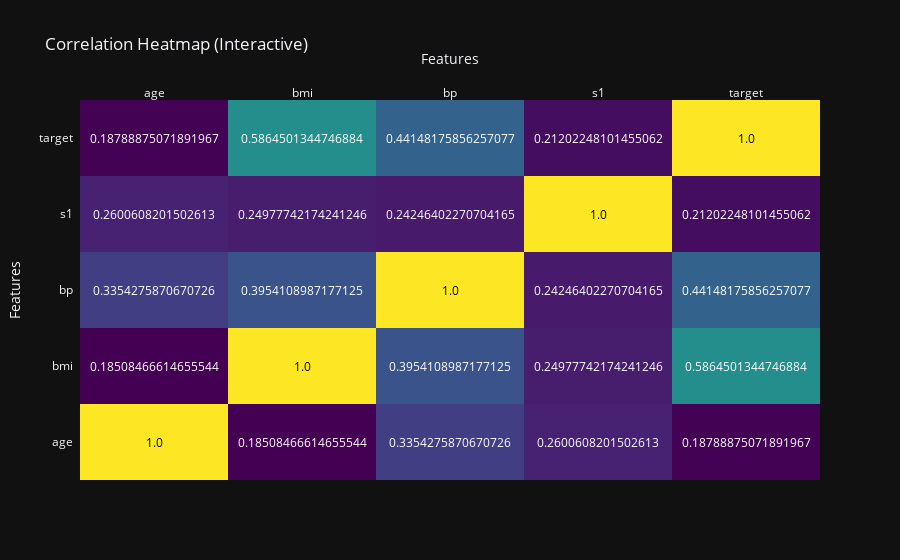
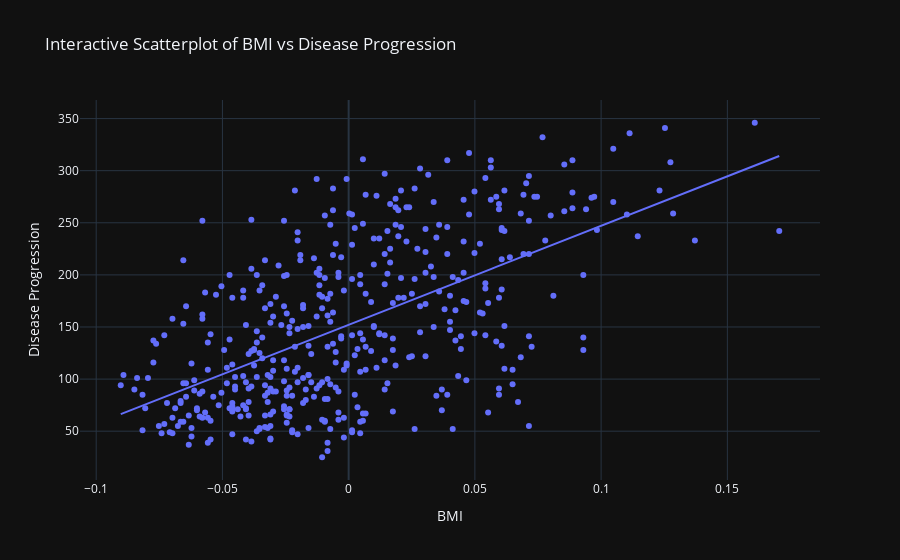
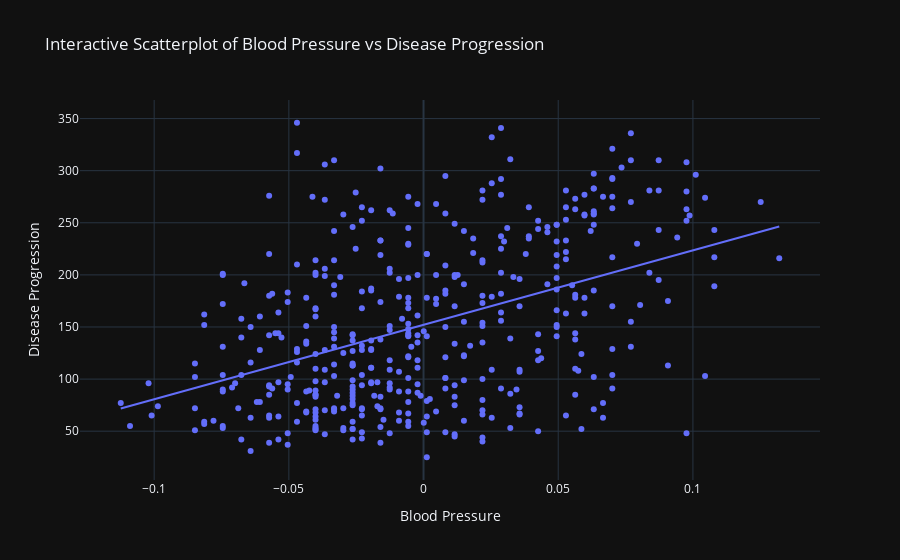
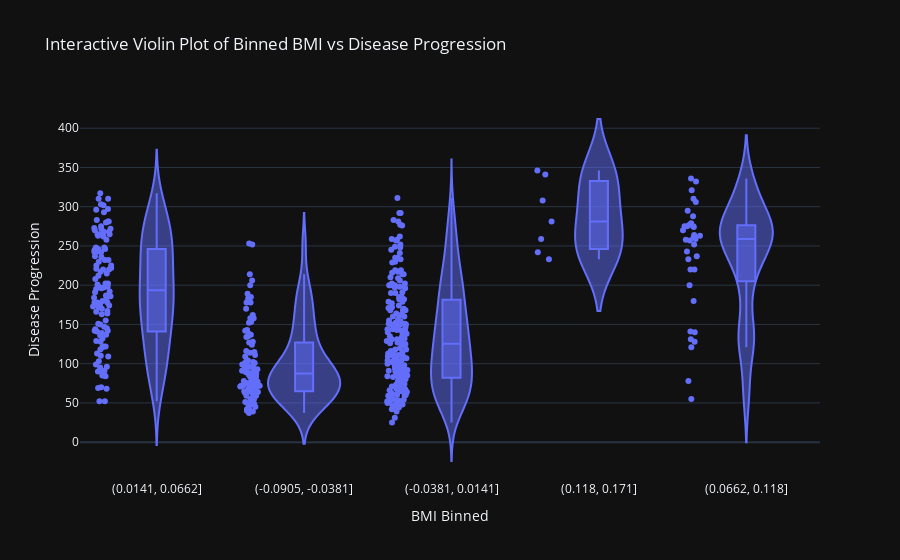

Notebook cell for these charts, in order:
### Markdown cell above
![diabetes](https://media.healthdirect.org.au/images/inline/original/type-2-diabetes-49a3ee.jpg)

<div style="border: 1px solid #4CAF50; padding: 10px; border-radius: 5px;">
    <h2 style="color: #4CAF50;">Pre-Class Assignment (PCA) Instructions</h2>
</div>


# 

This assignment is due by **midnight on Wednesday**. The goal is to explore the diabetes dataset in preparation for the **In-Class Assignment (ICA)** on Thursday. 

### Instructions:
1. **Explore the Dataset**: Take some time to understand the data, the key features, and how the target variable (disease progression) behaves.
   
2. **Prepare for Role Playing**: Imagine you work at a company, and you’ve been tasked with analyzing and presenting this dataset to stakeholders. Consider:
   - **Who is your audience**? (e.g., older generation, Gen-Z, millennials, or a mixed audience)
   - **Invent a setting**: Is this for a drug company, a health education seminar, or another industry?
   - **What are the plot twists**? Which trends or surprising insights will make your story more engaging?
   - **Best visualizations**: Based on your audience and setting, what are the most effective ways to visualize the data? Which plots from the EDA stand out, or what additional visualizations might you create?
   - **Delivery**: How would you structure your presentation to convey the story to your audience clearly and persuasively?

3. **Read the ICA Instructions**: Make sure you review the instructions for the in-class assignment on Thursday to understand how this pre-work will fit into the larger activity. Those instructions are included with this PCA.

4. **Submit a Summary**: By Wednesday night, submit a short summary (half a page) of your observations and ideas. This should include:
   - Key insights from the dataset
   - Ideas for your role-playing scenario (audience, setting, visualizations)
   - Your name!

This summary will count toward your ICA grade. Put all of your answers into a markdown cell at the bottom of this notebook and turn that in. 

### A Brief Introduction to Diabetes:
Diabetes is a chronic condition that affects how your body turns food into energy. It occurs when the pancreas doesn't produce enough insulin or the body can’t use insulin effectively. Over time, high blood sugar levels can lead to serious health complications like heart disease, vision loss, and kidney disease. Understanding the factors that contribute to diabetes progression can help inform treatment plans and preventative measures.

In this dataset, you’ll be exploring health-related variables such as BMI, blood pressure, and glucose levels to understand their relationship with the progression of diabetes over time.

### Code cell
# Import necessary libraries
import pandas as pd
import plotly.express as px
import plotly.figure_factory as ff
import numpy as np
from sklearn.datasets import load_diabetes
import plotly.graph_objs as go

# Load the diabetes dataset and convert to a DataFrame
diabetes = load_diabetes()

diabetes_df = pd.DataFrame(data=diabetes.data, columns=diabetes.feature_names)
diabetes_df['target'] = diabetes.target

# Reduce the number of features for pair plot and focus on key variables
selected_features = ['age', 'bmi', 'bp', 's1', 'target']  # Focus on these variables

# 1. Correlation Heatmap (Interactive)
correlation_matrix = diabetes_df[selected_features].corr().values
fig_heatmap = ff.create_annotated_heatmap(
    z=correlation_matrix,
    x=selected_features,
    y=selected_features,
    colorscale='Viridis'
)
fig_heatmap.update_layout(
    title="Correlation Heatmap (Interactive)",
    xaxis_title="Features",
    yaxis_title="Features"
)
fig_heatmap.show()

# 2. Interactive Scatterplot of BMI vs Target with Regression Line
fig_scatter_bmi = px.scatter(diabetes_df, x='bmi', y='target', trendline='ols',
                             labels={'bmi':'BMI', 'target':'Disease Progression'},
                             title="Interactive Scatterplot of BMI vs Disease Progression")
fig_scatter_bmi.show()

# 3. Interactive Scatterplot of Blood Pressure vs Target with Regression Line
fig_scatter_bp = px.scatter(diabetes_df, x='bp', y='target', trendline='ols',
                            labels={'bp':'Blood Pressure', 'target':'Disease Progression'},
                            title="Interactive Scatterplot of Blood Pressure vs Disease Progression")
fig_scatter_bp.show()

# 4. Bin BMI and Blood Pressure for better categorical comparison in violin plots
diabetes_df['bmi_binned'] = pd.cut(diabetes_df['bmi'], bins=5)
diabetes_df['bp_binned'] = pd.cut(diabetes_df['bp'], bins=5)

# Convert the binned intervals to strings for compatibility with Plotly
diabetes_df['bmi_binned'] = diabetes_df['bmi_binned'].astype(str)
diabetes_df['bp_binned'] = diabetes_df['bp_binned'].astype(str)

# 5. Interactive Violin Plot for Binned BMI vs Target
fig_violin_bmi = px.violin(diabetes_df, x='bmi_binned', y='target', box=True, points='all',
                           labels={'bmi_binned':'BMI Binned', 'target':'Disease Progression'},
                           title="Interactive Violin Plot of Binned BMI vs Disease Progression")
fig_violin_bmi.show()

# 6. Interactive Violin Plot for Binned Blood Pressure vs Target
fig_violin_bp = px.violin(diabetes_df, x='bp_binned', y='target', box=True, points='all',
                          labels={'bp_binned':'Blood Pressure Binned', 'target':'Disease Progression'},
                          title="Interactive Violin Plot of Binned Blood Pressure vs Disease Progression")
fig_violin_bp.show()


# Pair Plot with Reduced Features (Ensure only numeric features are used)
numeric_features = ['age', 'bmi', 'bp', 's1', 'target']  # Focus on numeric features only

fig_splom = go.Figure(data=go.Splom(
    dimensions=[dict(label=col, values=diabetes_df[col]) for col in numeric_features],
    showupperhalf=False,  # Only show the lower half of the matrix
    diagonal_visible=False  # Hide diagonal subplots
))

fig_splom.update_layout(
    title="Scatter Plot Matrix of Selected Numeric Features",
    dragmode='select',
    width=800,
    height=800
)

fig_splom.show()

### Figure 1 — Plotly figure (JSON) as saved in the notebook; plotly's stock layout.template omitted (floating-point values rounded to 4 significant figures)
{"data": [{"colorscale": [[0.0, "#440154"], [0.1111, "#482878"], [0.2222, "#3e4989"], [0.3333, "#31688e"], [0.4444, "#26828e"], [0.5556, "#1f9e89"], [0.6667, "#35b779"], [0.7778, "#6ece58"], [0.8889, "#b5de2b"], [1.0, "#fde725"]], "reversescale": false, "showscale": false, "x": ["age", "bmi", "bp", "s1", "target"], "y": ["age", "bmi", "bp", "s1", "target"], "z": [[1.0, 0.1851, 0.3354, 0.2601, 0.1879], [0.1851, 1.0, 0.3954, 0.2498, 0.5865], [0.3354, 0.3954, 1.0, 0.2425, 0.4415], [0.2601, 0.2498, 0.2425, 1.0, 0.212], [0.1879, 0.5865, 0.4415, 0.212, 1.0]], "type": "heatmap"}], "layout": {"annotations": [{"font": {"color": "#000000"}, "showarrow": false, "text": "1.0", "x": "age", "xref": "x", "y": "age", "yref": "y"}, {"font": {"color": "#FFFFFF"}, "showarrow": false, "text": "0.18508466614655544", "x": "bmi", "xref": "x", "y": "age", "yref": "y"}, {"font": {"color": "#FFFFFF"}, "showarrow": false, "text": "0.3354275870670726", "x": "bp", "xref": "x", "y": "age", "yref": "y"}, {"font": {"color": "#FFFFFF"}, "showarrow": false, "text": "0.2600608201502613", "x": "s1", "xref": "x", "y": "age", "yref": "y"}, {"font": {"color": "#FFFFFF"}, "showarrow": false, "text": "0.18788875071891967", "x": "target", "xref": "x", "y": "age", "yref": "y"}, {"font": {"color": "#FFFFFF"}, "showarrow": false, "text": "0.18508466614655544", "x": "age", "xref": "x", "y": "bmi", "yref": "y"}, {"font": {"color": "#000000"}, "showarrow": false, "text": "1.0", "x": "bmi", "xref": "x", "y": "bmi", "yref": "y"}, {"font": {"color": "#FFFFFF"}, "showarrow": false, "text": "0.3954108987177125", "x": "bp", "xref": "x", "y": "bmi", "yref": "y"}, {"font": {"color": "#FFFFFF"}, "showarrow": false, "text": "0.24977742174241246", "x": "s1", "xref": "x", "y": "bmi", "yref": "y"}, {"font": {"color": "#FFFFFF"}, "showarrow": false, "text": "0.5864501344746884", "x": "target", "xref": "x", "y": "bmi", "yref": "y"}, {"font": {"color": "#FFFFFF"}, "showarrow": false, "text": "0.3354275870670726", "x": "age", "xref": "x", "y": "bp", "yref": "y"}, {"font": {"color": "#FFFFFF"}, "showarrow": false, "text": "0.3954108987177125", "x": "bmi", "xref": "x", "y": "bp", "yref": "y"}, {"font": {"color": "#000000"}, "showarrow": false, "text": "1.0", "x": "bp", "xref": "x", "y": "bp", "yref": "y"}, {"font": {"color": "#FFFFFF"}, "showarrow": false, "text": "0.24246402270704165", "x": "s1", "xref": "x", "y": "bp", "yref": "y"}, {"font": {"color": "#FFFFFF"}, "showarrow": false, "text": "0.44148175856257077", "x": "target", "xref": "x", "y": "bp", "yref": "y"}, {"font": {"color": "#FFFFFF"}, "showarrow": false, "text": "0.2600608201502613", "x": "age", "xref": "x", "y": "s1", "yref": "y"}, {"font": {"color": "#FFFFFF"}, "showarrow": false, "text": "0.24977742174241246", "x": "bmi", "xref": "x", "y": "s1", "yref": "y"}, {"font": {"color": "#FFFFFF"}, "showarrow": false, "text": "0.24246402270704165", "x": "bp", "xref": "x", "y": "s1", "yref": "y"}, {"font": {"color": "#000000"}, "showarrow": false, "text": "1.0", "x": "s1", "xref": "x", "y": "s1", "yref": "y"}, {"font": {"color": "#FFFFFF"}, "showarrow": false, "text": "0.21202248101455062", "x": "target", "xref": "x", "y": "s1", "yref": "y"}, {"font": {"color": "#FFFFFF"}, "showarrow": false, "text": "0.18788875071891967", "x": "age", "xref": "x", "y": "target", "yref": "y"}, {"font": {"color": "#FFFFFF"}, "showarrow": false, "text": "0.5864501344746884", "x": "bmi", "xref": "x", "y": "target", "yref": "y"}, {"font": {"color": "#FFFFFF"}, "showarrow": false, "text": "0.44148175856257077", "x": "bp", "xref": "x", "y": "target", "yref": "y"}, {"font": {"color": "#FFFFFF"}, "showarrow": false, "text": "0.21202248101455062", "x": "s1", "xref": "x", "y": "target", "yref": "y"}, {"font": {"color": "#000000"}, "showarrow": false, "text": "1.0", "x": "target", "xref": "x", "y": "target", "yref": "y"}], "xaxis": {"dtick": 1, "gridcolor": "rgb(0, 0, 0)", "side": "top", "ticks": "", "title": {"text": "Features"}}, "yaxis": {"dtick": 1, "ticks": "", "ticksuffix": "  ", "title": {"text": "Features"}}, "title": {"text": "Correlation Heatmap (Interactive)"}}}

### Figure 2 — Plotly figure (JSON) as saved in the notebook; plotly's stock layout.template omitted (floating-point values rounded to 4 significant figures; data arrays with more than 128 entries replaced by an {"elided": "..."} marker saying what was removed)
{"data": [{"hovertemplate": "BMI=%{x}<br>Disease Progression=%{y}<extra></extra>", "legendgroup": "", "marker": {"color": "#636efa", "symbol": "circle"}, "mode": "markers", "name": "", "orientation": "v", "showlegend": false, "x": {"elided": "442 float values"}, "xaxis": "x", "y": {"elided": "442 float values"}, "yaxis": "y", "type": "scatter"}, {"hovertemplate": "<b>OLS trendline</b><br>target = 949.435 * bmi + 152.133<br>R<sup>2</sup>=0.343924<br><br>BMI=%{x}<br>Disease Progression=%{y} <b>(trend)</b><extra></extra>", "legendgroup": "", "marker": {"color": "#636efa", "symbol": "circle"}, "mode": "lines", "name": "", "showlegend": false, "x": {"elided": "442 float values"}, "xaxis": "x", "y": {"elided": "442 float values"}, "yaxis": "y", "type": "scatter"}], "layout": {"xaxis": {"anchor": "y", "domain": [0.0, 1.0], "title": {"text": "BMI"}}, "yaxis": {"anchor": "x", "domain": [0.0, 1.0], "title": {"text": "Disease Progression"}}, "legend": {"tracegroupgap": 0}, "title": {"text": "Interactive Scatterplot of BMI vs Disease Progression"}}}

### Figure 3 — Plotly figure (JSON) as saved in the notebook; plotly's stock layout.template omitted (floating-point values rounded to 4 significant figures; data arrays with more than 128 entries replaced by an {"elided": "..."} marker saying what was removed)
{"data": [{"hovertemplate": "Blood Pressure=%{x}<br>Disease Progression=%{y}<extra></extra>", "legendgroup": "", "marker": {"color": "#636efa", "symbol": "circle"}, "mode": "markers", "name": "", "orientation": "v", "showlegend": false, "x": {"elided": "442 float values"}, "xaxis": "x", "y": {"elided": "442 float values"}, "yaxis": "y", "type": "scatter"}, {"hovertemplate": "<b>OLS trendline</b><br>target = 714.738 * bp + 152.133<br>R<sup>2</sup>=0.194906<br><br>Blood Pressure=%{x}<br>Disease Progression=%{y} <b>(trend)</b><extra></extra>", "legendgroup": "", "marker": {"color": "#636efa", "symbol": "circle"}, "mode": "lines", "name": "", "showlegend": false, "x": {"elided": "442 float values"}, "xaxis": "x", "y": {"elided": "442 float values"}, "yaxis": "y", "type": "scatter"}], "layout": {"xaxis": {"anchor": "y", "domain": [0.0, 1.0], "title": {"text": "Blood Pressure"}}, "yaxis": {"anchor": "x", "domain": [0.0, 1.0], "title": {"text": "Disease Progression"}}, "legend": {"tracegroupgap": 0}, "title": {"text": "Interactive Scatterplot of Blood Pressure vs Disease Progression"}}}

### Figure 4 — Plotly figure (JSON) as saved in the notebook; plotly's stock layout.template omitted (floating-point values rounded to 4 significant figures; data arrays with more than 128 entries replaced by an {"elided": "..."} marker saying what was removed)
{"data": [{"alignmentgroup": "True", "box": {"visible": true}, "hovertemplate": "BMI Binned=%{x}<br>Disease Progression=%{y}<extra></extra>", "legendgroup": "", "marker": {"color": "#636efa"}, "name": "", "offsetgroup": "", "orientation": "v", "points": "all", "scalegroup": "True", "showlegend": false, "x": {"elided": "442 str values"}, "x0": " ", "xaxis": "x", "y": {"elided": "442 float values"}, "y0": " ", "yaxis": "y", "type": "violin"}], "layout": {"xaxis": {"anchor": "y", "domain": [0.0, 1.0], "title": {"text": "BMI Binned"}}, "yaxis": {"anchor": "x", "domain": [0.0, 1.0], "title": {"text": "Disease Progression"}}, "legend": {"tracegroupgap": 0}, "title": {"text": "Interactive Violin Plot of Binned BMI vs Disease Progression"}, "violinmode": "group"}}
